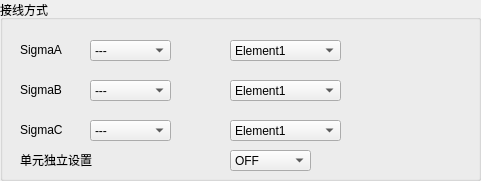
  <widget class="QGroupBox" name="groupBox_3">
   <property name="geometry">
    <rect>
     <x>10</x>
     <y>30</y>
     <width>481</width>
     <height>181</height>
    </rect>
   </property>
   <property name="title">
    <string>接线方式</string>
   </property>
   <widget class="QLabel" name="label_38">
    <property name="geometry">
     <rect>
      <x>20</x>
      <y>40</y>
      <width>71</width>
      <height>20</height>
     </rect>
    </property>
    <property name="text">
     <string>SigmaA</string>
    </property>
   </widget>
   <widget class="QComboBox" name="comboBox_SigmA1">
    <property name="geometry">
     <rect>
      <x>90</x>
      <y>40</y>
      <width>81</width>
      <height>21</height>
     </rect>
    </property>
    <item>
     <property name="text">
      <string>---</string>
     </property>
    </item>
    <item>
     <property name="text">
      <string>1P3W</string>
     </property>
    </item>
    <item>
     <property name="text">
      <string>3P3W</string>
     </property>
    </item>
    <item>
     <property name="text">
      <string>3P4W</string>
     </property>
    </item>
    <item>
     <property name="text">
      <string>3V3A</string>
     </property>
    </item>
   </widget>
   <widget class="QComboBox" name="comboBox_SigmA2">
    <property name="geometry">
     <rect>
      <x>230</x>
      <y>40</y>
      <width>111</width>
      <height>21</height>
     </rect>
    </property>
    <item>
     <property name="text">
      <string>Element1</string>
     </property>
    </item>
    <item>
     <property name="text">
      <string>Element2</string>
     </property>
    </item>
    <item>
     <property name="text">
      <string>Element3</string>
     </property>
    </item>
    <item>
     <property name="text">
      <string>Element4</string>
     </property>
    </item>
    <item>
     <property name="text">
      <string>Element5</string>
     </property>
    </item>
    <item>
     <property name="text">
      <string>Element6</string>
     </property>
    </item>
   </widget>
   <widget class="QComboBox" name="comboBox_SigmB1">
    <property name="geometry">
     <rect>
      <x>90</x>
      <y>80</y>
      <width>81</width>
      <height>21</height>
     </rect>
    </property>
    <item>
     <property name="text">
      <string>---</string>
     </property>
    </item>
    <item>
     <property name="text">
      <string>1P3W</string>
     </property>
    </item>
    <item>
     <property name="text">
      <string>3P3W</string>
     </property>
    </item>
    <item>
     <property name="text">
      <string>3P4W</string>
     </property>
    </item>
    <item>
     <property name="text">
      <string>3V3A</string>
     </property>
    </item>
   </widget>
   <widget class="QComboBox" name="comboBox_SigmB2">
    <property name="geometry">
     <rect>
      <x>230</x>
      <y>80</y>
      <width>111</width>
      <height>21</height>
     </rect>
    </property>
    <item>
     <property name="text">
      <string>Element1</string>
     </property>
    </item>
    <item>
     <property name="text">
      <string>Element2</string>
     </property>
    </item>
    <item>
     <property name="text">
      <string>Element3</string>
     </property>
    </item>
    <item>
     <property name="text">
      <string>Element4</string>
     </property>
    </item>
    <item>
     <property name="text">
      <string>Element5</string>
     </property>
    </item>
    <item>
     <property name="text">
      <string>Element6</string>
     </property>
    </item>
   </widget>
   <widget class="QLabel" name="label_41">
    <property name="geometry">
     <rect>
      <x>20</x>
      <y>80</y>
      <width>71</width>
      <height>20</height>
     </rect>
    </property>
    <property name="text">
     <string>SigmaB</string>
    </property>
   </widget>
   <widget class="QComboBox" name="comboBox_UnitSet">
    <property name="geometry">
     <rect>
      <x>230</x>
      <y>150</y>
      <width>81</width>
      <height>21</height>
     </rect>
    </property>
    <item>
     <property name="text">
      <string>OFF</string>
     </property>
    </item>
    <item>
     <property name="text">
      <string>ON</string>
     </property>
    </item>
   </widget>
   <widget class="QLabel" name="label_43">
    <property name="geometry">
     <rect>
      <x>20</x>
      <y>150</y>
      <width>111</width>
      <height>20</height>
     </rect>
    </property>
    <property name="text">
     <string>单元独立设置</string>
    </property>
   </widget>
   <widget class="QGroupBox" name="groupBox_12">
    <property name="geometry">
     <rect>
      <x>0</x>
      <y>190</y>
      <width>481</width>
      <height>111</height>
     </rect>
    </property>
    <property name="title">
     <string>更新率</string>
    </property>
   </widget>
   <widget class="QComboBox" name="comboBox_SigmC2">
    <property name="geometry">
     <rect>
      <x>230</x>
      <y>120</y>
      <width>111</width>
      <height>21</height>
     </rect>
    </property>
    <item>
     <property name="text">
      <string>Element1</string>
     </property>
    </item>
    <item>
     <property name="text">
      <string>Element2</string>
     </property>
    </item>
    <item>
     <property name="text">
      <string>Element3</string>
     </property>
    </item>
    <item>
     <property name="text">
      <string>Element4</string>
     </property>
    </item>
    <item>
     <property name="text">
      <string>Element5</string>
     </property>
    </item>
    <item>
     <property name="text">
      <string>Element6</string>
     </property>
    </item>
   </widget>
   <widget class="QLabel" name="label_42">
    <property name="geometry">
     <rect>
      <x>20</x>
      <y>120</y>
      <width>71</width>
      <height>20</height>
     </rect>
    </property>
    <property name="text">
     <string>SigmaC</string>
    </property>
   </widget>
   <widget class="QComboBox" name="comboBox_SigmC1">
    <property name="geometry">
     <rect>
      <x>90</x>
      <y>120</y>
      <width>81</width>
      <height>21</height>
     </rect>
    </property>
    <item>
     <property name="text">
      <string>---</string>
     </property>
    </item>
    <item>
     <property name="text">
      <string>1P3W</string>
     </property>
    </item>
    <item>
     <property name="text">
      <string>3P3W</string>
     </property>
    </item>
    <item>
     <property name="text">
      <string>3P4W</string>
     </property>
    </item>
    <item>
     <property name="text">
      <string>3V3A</string>
     </property>
    </item>
   </widget>
  </widget>
